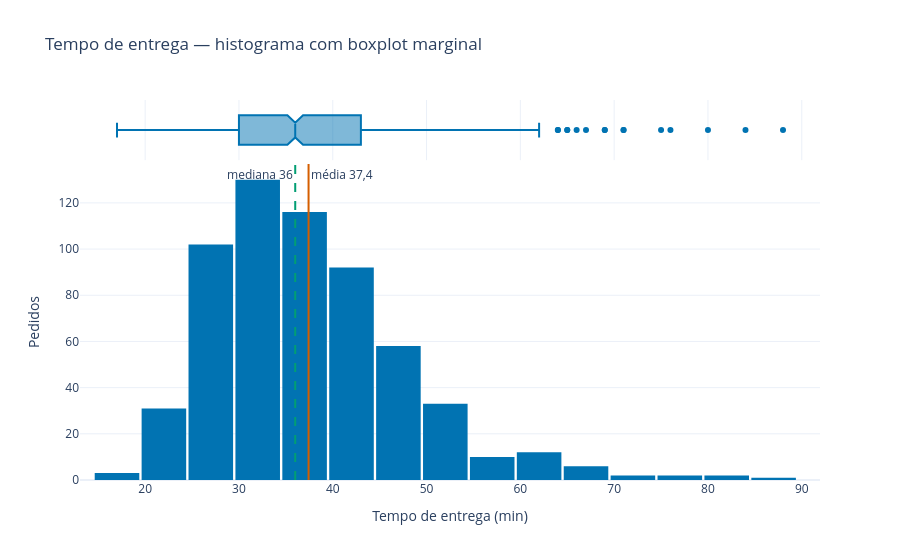

Notebook code for this chart:
### Markdown cell above
#### Parte 4 — Plotly: gráficos interativos

O **Plotly Express** (`px`) faz em uma linha os mesmos gráficos, com **interatividade**: passar o mouse mostra os valores (*hover*), dá para dar zoom, filtrar pela legenda e exportar para HTML. É ideal para explorar e para compartilhar com quem não roda Python.

##### 4.1 Histograma com boxplot marginal

### Code cell
fig = px.histogram(df, x="tempo_entrega_min", nbins=30, marginal="box",
                   color_discrete_sequence=["#0173b2"],
                   labels={"tempo_entrega_min": "Tempo de entrega (min)"},
                   title="Tempo de entrega — histograma com boxplot marginal")
fig.add_vline(x=media, line_color="#d55e00", annotation_text=f"média {br(media)}", row=1, col=1)
fig.add_vline(x=mediana, line_dash="dash", line_color="#029e73",
              annotation_text=f"mediana {mediana:.0f}", annotation_position="top left", row=1, col=1)
fig.update_layout(template="plotly_white", bargap=0.05, yaxis_title="Pedidos")
fig.show()

### Figure 1 — Plotly figure (JSON) as saved in the notebook; plotly's stock layout.template omitted (floating-point values rounded to 4 significant figures; data arrays with more than 128 entries replaced by an {"elided": "..."} marker saying what was removed)
{"data": [{"bingroup": "x", "hovertemplate": "Tempo de entrega (min)=%{x}<br>count=%{y}<extra></extra>", "legendgroup": "", "marker": {"color": "#0173b2", "pattern": {"shape": ""}}, "name": "", "nbinsx": 30, "orientation": "v", "showlegend": false, "type": "histogram", "x": {"elided": "600 int values"}, "xaxis": "x", "yaxis": "y"}, {"hovertemplate": "Tempo de entrega (min)=%{x}<extra></extra>", "legendgroup": "", "marker": {"color": "#0173b2"}, "name": "", "notched": true, "showlegend": false, "type": "box", "x": {"elided": "600 int values"}, "xaxis": "x2", "yaxis": "y2"}], "layout": {"annotations": [{"showarrow": false, "text": "média 37,4", "x": 37.42, "xanchor": "left", "xref": "x", "y": 1, "yanchor": "top", "yref": "y domain"}, {"showarrow": false, "text": "mediana 36", "x": 36.0, "xanchor": "right", "xref": "x", "y": 1, "yanchor": "top", "yref": "y domain"}], "bargap": 0.05, "barmode": "relative", "legend": {"tracegroupgap": 0}, "shapes": [{"line": {"color": "#d55e00"}, "type": "line", "x0": 37.42, "x1": 37.42, "xref": "x", "y0": 0, "y1": 1, "yref": "y domain"}, {"line": {"color": "#029e73", "dash": "dash"}, "type": "line", "x0": 36.0, "x1": 36.0, "xref": "x", "y0": 0, "y1": 1, "yref": "y domain"}], "title": {"text": "Tempo de entrega — histograma com boxplot marginal"}, "xaxis": {"anchor": "y", "domain": [0.0, 1.0], "title": {"text": "Tempo de entrega (min)"}}, "xaxis2": {"anchor": "y2", "domain": [0.0, 1.0], "matches": "x", "showgrid": true, "showticklabels": false}, "yaxis": {"anchor": "x", "domain": [0.0, 0.8316], "title": {"text": "Pedidos"}}, "yaxis2": {"anchor": "x2", "domain": [0.8416, 1.0], "matches": "y2", "showgrid": false, "showline": false, "showticklabels": false, "ticks": ""}}}
